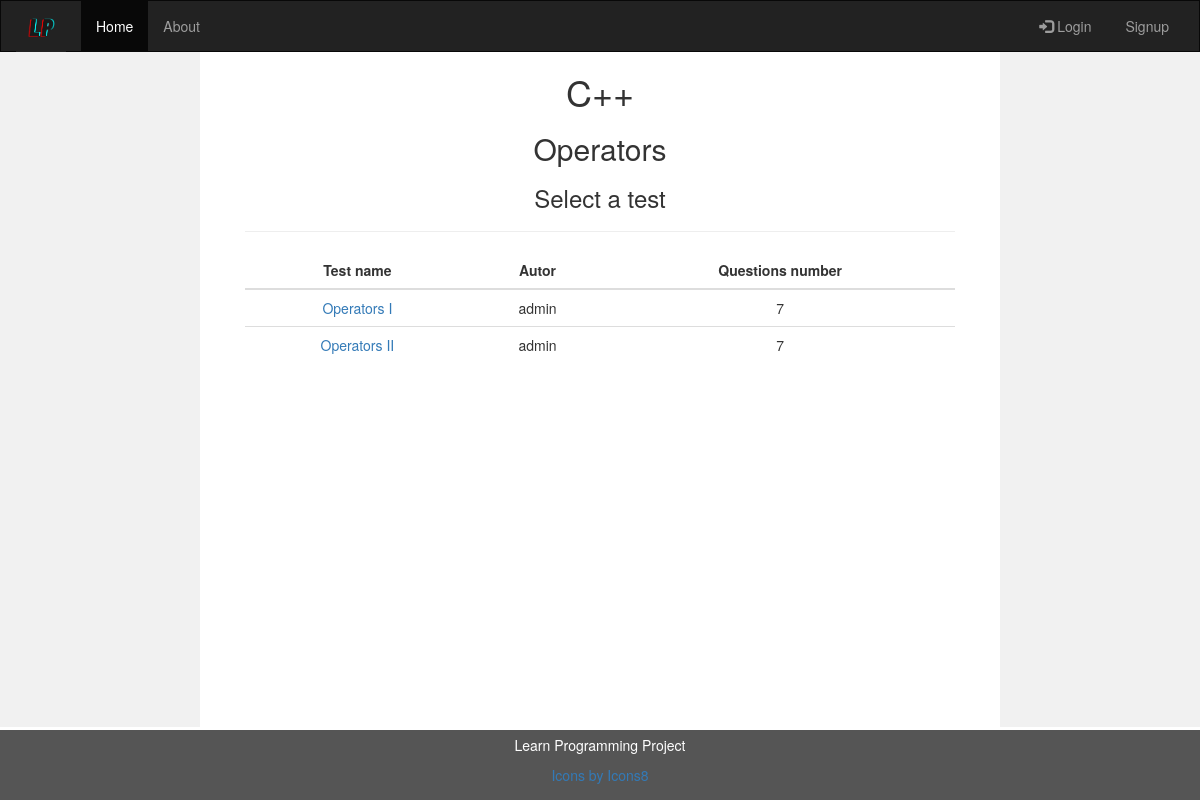
Page /subject/operatorshlhairhicb on the committed database.
### learnProgramming/models.py (models this page shows, shortened)
class Programming_Language(models.Model):
    name = models.CharField(max_length=1000)
    slug = models.SlugField(max_length=1000, unique=True, blank=True, default="")
    icon = models.CharField(max_length=1000, blank=True, default="")

class Subject(models.Model):
    name = models.CharField(max_length=1000)
    author = models.ForeignKey(User, on_delete=models.SET_NULL, null=True)
    programming_lang = models.ForeignKey(Programming_Language, on_delete=models.SET_NULL, null=True)
    slug = models.SlugField(max_length=1000, unique=True, blank=True, default="")

class Test(models.Model):
    name = models.CharField(max_length=1000)
    subject = models.ForeignKey(Subject, on_delete=models.CASCADE)
    slug = models.SlugField(max_length=1000, unique=True, blank=True, default="")
    author = models.ForeignKey(User, on_delete=models.SET_NULL, null=True, default=None)
    test_description = models.TextField(default="")
    questions_number = models.IntegerField(default=0)
    threshold = models.IntegerField(default=100,
        validators=[
            MaxValueValidator(100),
            MinValueValidator(1)
        ]
    )
    def get_absolute_path(self):
        return "/test/"+self.slug

### learnProgramming/views.py (the view)
# urls.py: path('subject/<subject_slug>', tests_list_view, name='tests_list_view'),
def tests_list_view(request, subject_slug):
    subject = get_object_or_404(Subject, slug=subject_slug)
    tests_list = Test.objects.filter(subject=subject)
    return render(
        request,
        'learnProgramming/tests_list.html',
        {
            'programming_lang' : subject.programming_lang,
            'subject' : subject,
            'tests_list' : tests_list,
        }
    )

### learnProgramming/templates/learnProgramming/tests_list.html (shortened to what this page needs)
{% extends "header/header.html" %}
{% block midle_content %}
<div class="container-fluid" style="overflow-y: scroll; height:80vh;">
  <h1>{{programming_lang.name}}</h1>
  <h2>{{subject.name}}</h2>
  <h3>Select a test</h3>
  <hr>
  {% if tests_list %}
    <table class="table">
        <thead class="thead-light">
            <tr>
                <th>Test name</th>
                <th>Autor</th>
                <th>Questions number</th>
            </tr>
        </thead>
        <tbody>
        {% for test in tests_list %}
            <tr>
                <td><a href={{test.get_absolute_path}}>{{test.name}}</a></td>
                <td>{{test.author}}</td>
                <td>{{test.question_set.all.count}}</td>
            </tr>
        {% endfor %}
        </tbody>
    </table>
  {% endif %}
</div>
{% endblock %}

### learnProgramming/templates/header/header.html (style rules this page uses)
th { text-align: center; }

### rows in the picture
Programming_Language: name "C++"
Subject: name "Operators"
Test: name "Operators I", author "admin", question_set.all.count "7"
Test: name "Operators II", author "admin", question_set.all.count "7"
